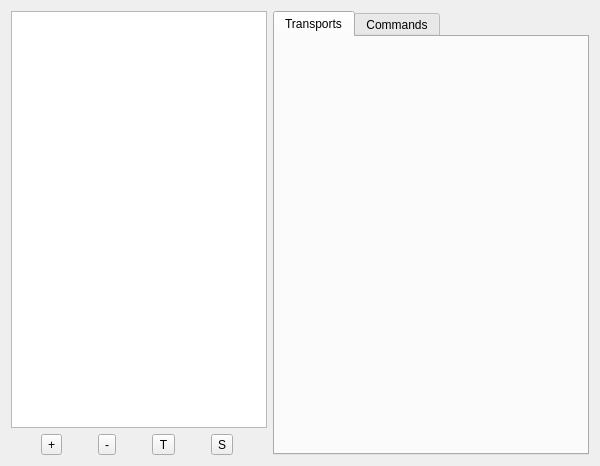
<?xml version="1.0" encoding="UTF-8"?>
<ui version="4.0">
 <class>TransportEditorForm</class>
 <widget class="QWidget" name="TransportEditorForm">
  <property name="geometry">
   <rect>
    <x>0</x>
    <y>0</y>
    <width>600</width>
    <height>466</height>
   </rect>
  </property>
  <property name="windowTitle">
   <string>Form</string>
  </property>
  <layout class="QHBoxLayout" name="horizontalLayout_2">
   <item>
    <layout class="QVBoxLayout" name="verticalLayout_3">
     <item>
      <widget class="QTableView" name="transportTable">
       <property name="sizePolicy">
        <sizepolicy hsizetype="Fixed" vsizetype="Expanding">
         <horstretch>0</horstretch>
         <verstretch>0</verstretch>
        </sizepolicy>
       </property>
       <property name="editTriggers">
        <set>QAbstractItemView::NoEditTriggers</set>
       </property>
       <property name="alternatingRowColors">
        <bool>true</bool>
       </property>
       <property name="selectionMode">
        <enum>QAbstractItemView::SingleSelection</enum>
       </property>
       <property name="selectionBehavior">
        <enum>QAbstractItemView::SelectRows</enum>
       </property>
       <attribute name="horizontalHeaderVisible">
        <bool>false</bool>
       </attribute>
       <attribute name="verticalHeaderVisible">
        <bool>false</bool>
       </attribute>
      </widget>
     </item>
     <item>
      <layout class="QHBoxLayout" name="horizontalLayout">
       <item>
        <widget class="QToolButton" name="addTransportButton">
         <property name="toolTip">
          <string>Add new transport</string>
         </property>
         <property name="text">
          <string>+</string>
         </property>
         <property name="icon">
          <iconset resource="../resources.qrc">
           <normaloff>:/icons/images/add-icon.png</normaloff>:/icons/images/add-icon.png</iconset>
         </property>
         <property name="iconSize">
          <size>
           <width>22</width>
           <height>22</height>
          </size>
         </property>
        </widget>
       </item>
       <item>
        <widget class="QToolButton" name="removeTransportButton">
         <property name="toolTip">
          <string>Delete selected transport</string>
         </property>
         <property name="text">
          <string>-</string>
         </property>
         <property name="icon">
          <iconset resource="../resources.qrc">
           <normaloff>:/icons/images/remove-icon.png</normaloff>:/icons/images/remove-icon.png</iconset>
         </property>
         <property name="iconSize">
          <size>
           <width>22</width>
           <height>22</height>
          </size>
         </property>
        </widget>
       </item>
       <item>
        <widget class="QToolButton" name="testTransportButton">
         <property name="toolTip">
          <string>Test transport</string>
         </property>
         <property name="text">
          <string>T</string>
         </property>
         <property name="icon">
          <iconset resource="../resources.qrc">
           <normaloff>:/icons/images/test-icon.png</normaloff>:/icons/images/test-icon.png</iconset>
         </property>
         <property name="iconSize">
          <size>
           <width>22</width>
           <height>22</height>
          </size>
         </property>
        </widget>
       </item>
       <item>
        <widget class="QToolButton" name="saveTransportButton">
         <property name="toolTip">
          <string>Save changes</string>
         </property>
         <property name="text">
          <string>S</string>
         </property>
         <property name="icon">
          <iconset resource="../resources.qrc">
           <normaloff>:/icons/images/save-icon.png</normaloff>:/icons/images/save-icon.png</iconset>
         </property>
         <property name="iconSize">
          <size>
           <width>22</width>
           <height>22</height>
          </size>
         </property>
        </widget>
       </item>
      </layout>
     </item>
    </layout>
   </item>
   <item>
    <widget class="QTabWidget" name="tabWidget">
     <property name="currentIndex">
      <number>0</number>
     </property>
     <widget class="QWidget" name="transportTab">
      <attribute name="title">
       <string>Transports</string>
      </attribute>
      <layout class="QVBoxLayout" name="verticalLayout_2">
       <item>
        <layout class="QVBoxLayout" name="verticalLayout">
         <item>
          <layout class="QVBoxLayout" name="transportLayout"/>
         </item>
         <item>
          <spacer name="verticalSpacer">
           <property name="orientation">
            <enum>Qt::Vertical</enum>
           </property>
           <property name="sizeHint" stdset="0">
            <size>
             <width>20</width>
             <height>40</height>
            </size>
           </property>
          </spacer>
         </item>
        </layout>
       </item>
      </layout>
     </widget>
     <widget class="QWidget" name="commadnTab">
      <attribute name="title">
       <string>Commands</string>
      </attribute>
      <layout class="QVBoxLayout" name="verticalLayout_5">
       <item>
        <layout class="QVBoxLayout" name="verticalLayout_4">
         <item>
          <layout class="QVBoxLayout" name="commandLayout"/>
         </item>
        </layout>
       </item>
      </layout>
     </widget>
    </widget>
   </item>
  </layout>
 </widget>
 <resources>
  <include location="../resources.qrc"/>
 </resources>
 <connections/>
</ui>
